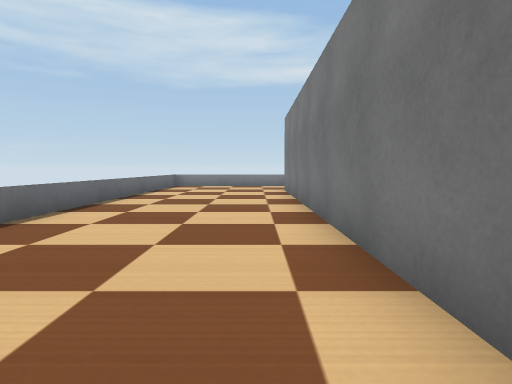
view 1 (above)

18 first-person views from a walk through a world built for the Webots simulator. The camera is 0.15 m above the floor, tilts 4° down and sees 75° across. The floor is counted in squares, 0.2 m on a side. Each view is taken from the middle of a square. On the plan, view 1 faces up. The plan holds only what a view shows up to about 11 squares ahead; the rest is blank. The robots in the file are not drawn. Simple shapes and patterns stand in for the simulator's stock objects.

view 2
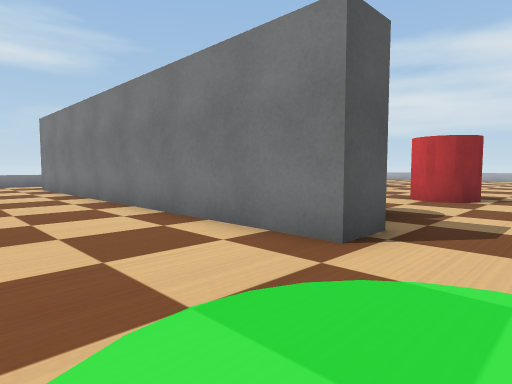

view 3
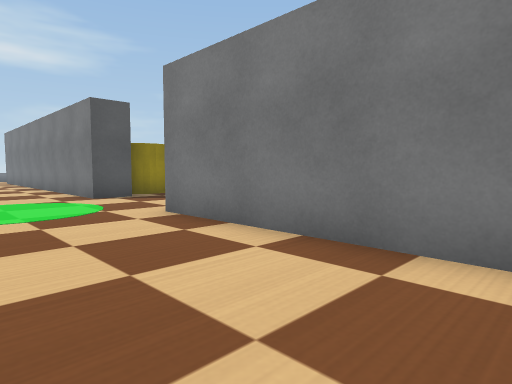

view 4
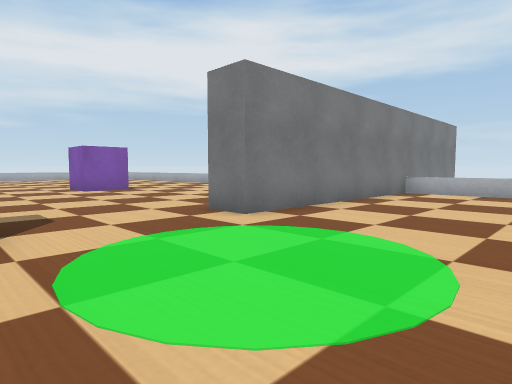

view 5
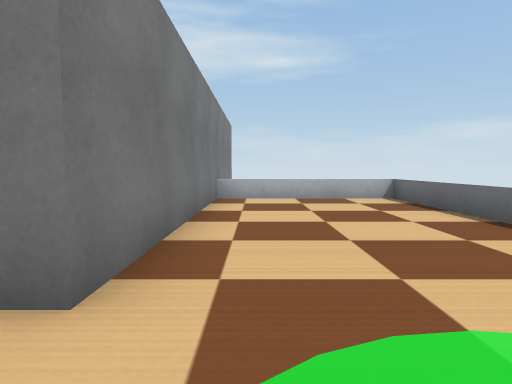

view 6
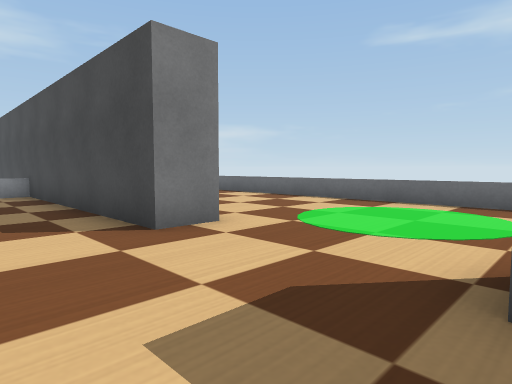

view 7
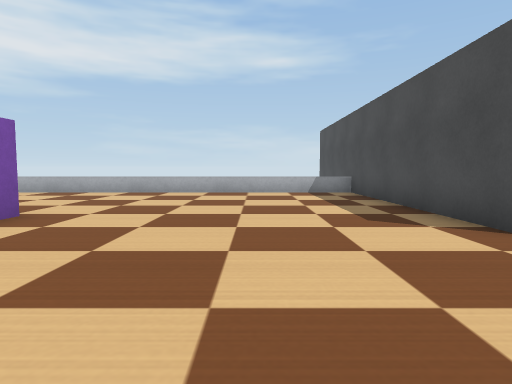

view 8
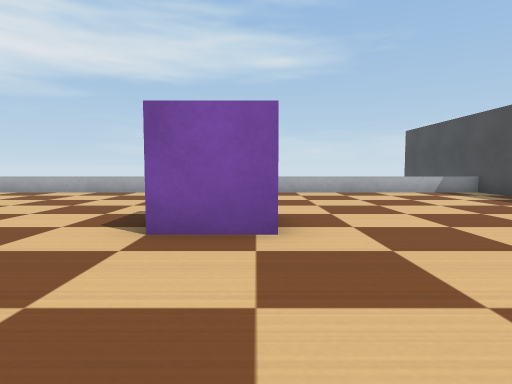

view 9
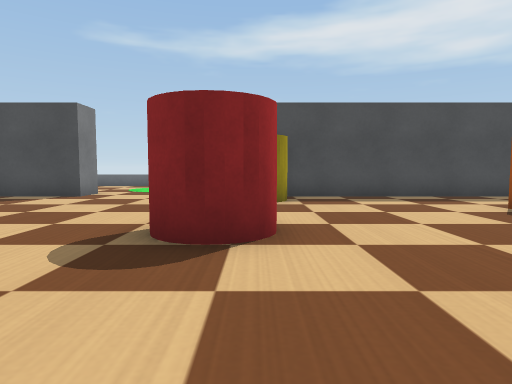

view 10
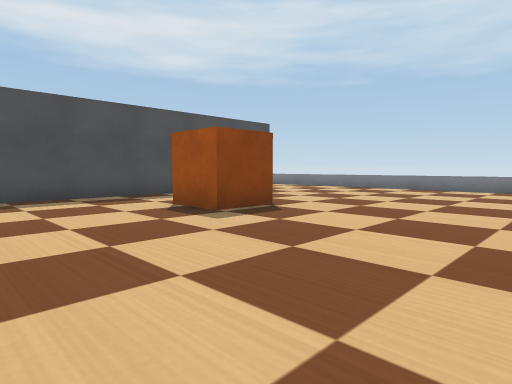

view 11
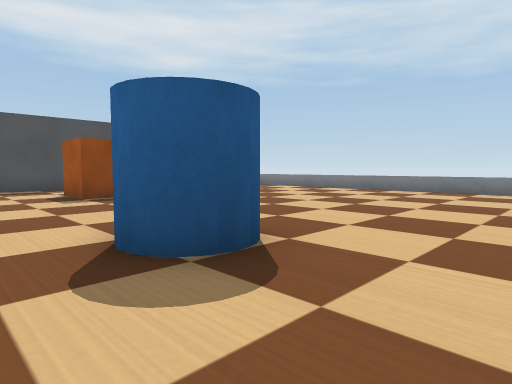

view 12
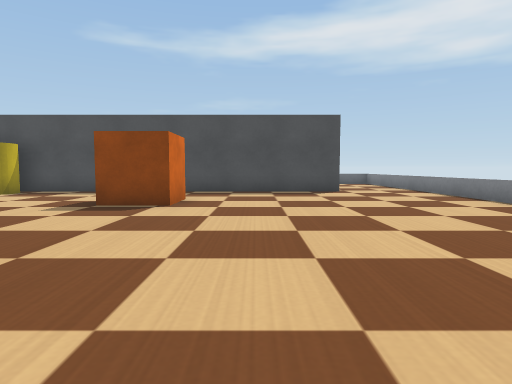

view 13
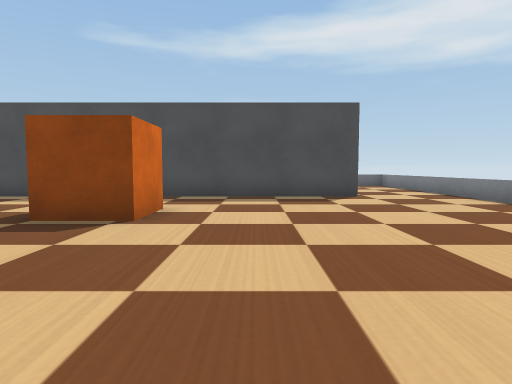

view 14
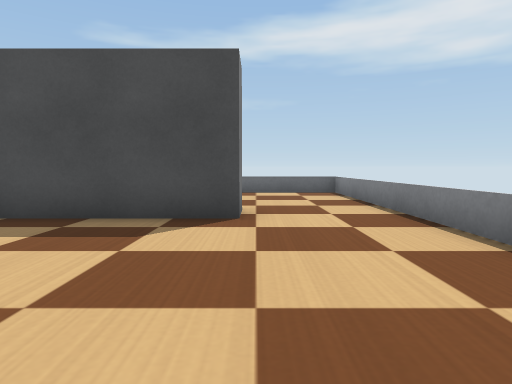

view 15
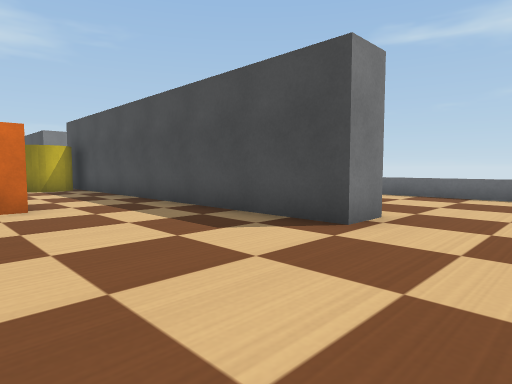

view 16
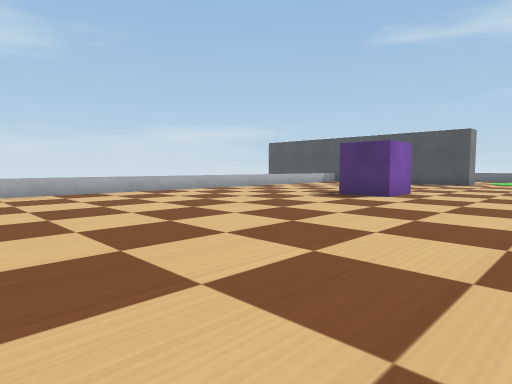

view 17
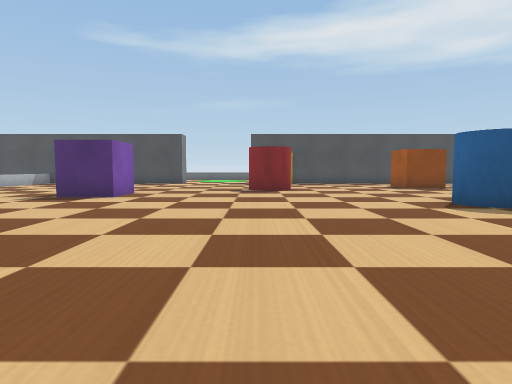

view 18
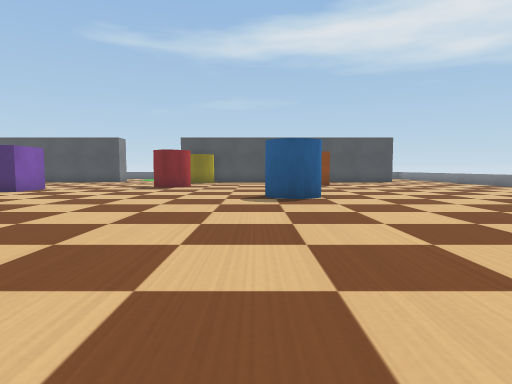

### Floor plan
Key: @ floor where view 1 was taken; # wall or solid block; . floor; = window, fence, low wall or low ledge; B barrier; C red cylinder; Y yellow cylinder; P purple box; R orange box; L blue cylinder.
Columns run from 4 left of view 1 to 21 right of it. Each row starts with its distance up from view 1.
 15 #========== == ===
 14 =............. ...
 13 =..................
 12 =....BB............
 11 =....BB............
 10 =....BB............
  9 =....BB.............
  8 =....BB..............
  7 =....BB..RR............
  6 =....BB..RR.....L.......
  5 =....BB........ LL.......
  4  ....BB.........L.........
  3  ....BB..................
  2   ...BBY................
  1   ...BYYY..C...........
  0  ...@BBY..CCC...........
 -1 =.......................
 -2 =.......................
 -3 =.......................
 -4 =....BB......PP.........
 -5 =....BB......PP........
 -6 =....BB................
 -7 =....BB................
 -8 =....BB................
 -9 =....BB................
-10 =....BB................
-11 #====BB================
-12      BB
-13      BB

Where each view was taken, in squares from view 1:
view 1: 0 up, 0 right, facing up
view 2: 2 down, 2 left, facing up-right
view 3: 9 down, 2 left, facing up-right
view 4: 0 up, 3 left, facing down-right
view 5: 2 down, 0 right, facing down
view 6: 0 up, 4 right, facing down-left
view 7: 0 up, 5 right, facing down
view 8: 0 up, 9 right, facing down
view 9: 1 up, 11 right, facing left
view 10: 2 up, 11 right, facing up-left
view 11: 3 up, 15 right, facing up-left
view 12: 9 up, 13 right, facing left
view 13: 9 up, 11 right, facing left
view 14: 12 up, 7 right, facing left
view 15: 14 up, 6 right, facing down-left
view 16: 0 up, 19 right, facing down-left
view 17: 0 up, 19 right, facing left
view 18: 4 up, 21 right, facing left
